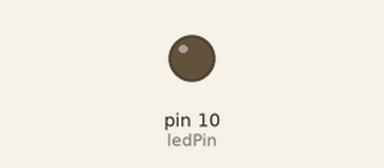
Bench run of a sketch on a simulated Arduino Uno, built with avr-gcc and run on an emulated ATmega328P. Shown: output pins drawn as LEDs (lit = HIGH).

Above: at 0.05 s.
At 1.3 s:
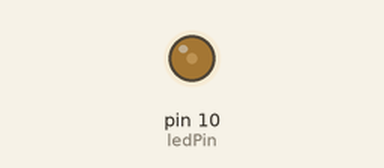
At 2.55 s:
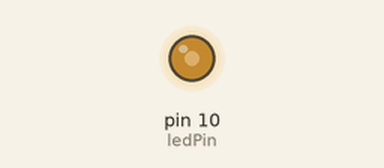
At 5.1 s:
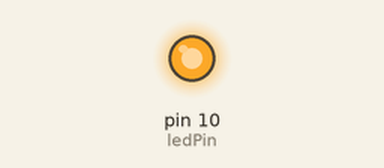
Timing chart, 0 to 6.6 s (numbered marks = the images above):
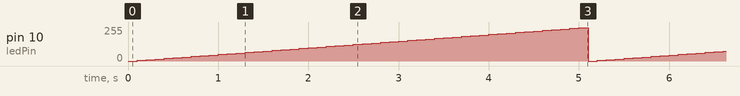

The sketch:

cyclopes2.ino
```cpp
/* Cyclopes_Activity_2
Fade-In Fade-out | This example shows how to fade an LED on pin 10 */
// initialize digital pin LED_BUILTIN=10 as an output and set brightness to 0.
int ledPin = 10;
int brightness = 0;
// the setup function runs once when you press reset or power the board
void setup() {
  pinMode(ledPin, OUTPUT);
}
// the loop function runs over and over again forever
void loop() {
  if (brightness == 255) {
    brightness = 0;
  };
  analogWrite(ledPin, brightness);
  brightness = brightness +5;
  delay(100);
}
```

Measured:
- by itself, pin 10 (ledPin): ramps from 0/255 to 250/255 and jumps back, once every 5.1 s
